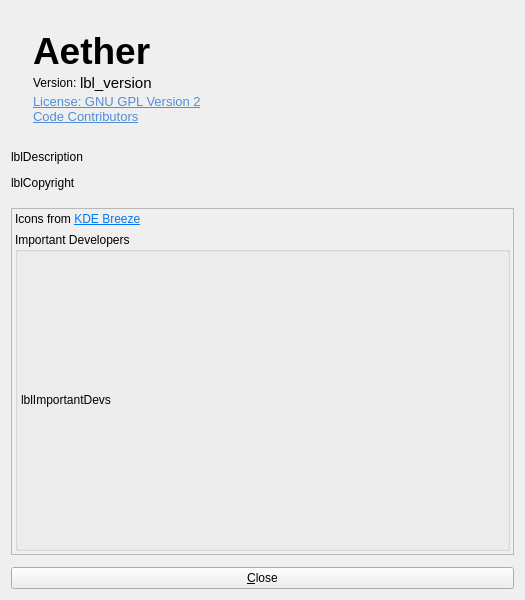
<?xml version="1.0" encoding="UTF-8"?>
<ui version="4.0">
 <class>AboutDialog</class>
 <widget class="QDialog" name="AboutDialog">
  <property name="windowModality">
   <enum>Qt::WindowModality::ApplicationModal</enum>
  </property>
  <property name="geometry">
   <rect>
    <x>0</x>
    <y>0</y>
    <width>525</width>
    <height>600</height>
   </rect>
  </property>
  <property name="sizePolicy">
   <sizepolicy hsizetype="Preferred" vsizetype="Preferred">
    <horstretch>0</horstretch>
    <verstretch>0</verstretch>
   </sizepolicy>
  </property>
  <property name="windowTitle">
   <string>About Aether</string>
  </property>
  <property name="windowIcon">
   <iconset theme="help-about"/>
  </property>
  <property name="modal">
   <bool>true</bool>
  </property>
  <layout class="QVBoxLayout" name="verticalLayout">
   <property name="spacing">
    <number>12</number>
   </property>
   <item>
    <widget class="QWidget" name="frameLogo" native="true">
     <property name="sizePolicy">
      <sizepolicy hsizetype="Preferred" vsizetype="Fixed">
       <horstretch>0</horstretch>
       <verstretch>0</verstretch>
      </sizepolicy>
     </property>
     <layout class="QGridLayout" name="gridLayout">
      <property name="verticalSpacing">
       <number>0</number>
      </property>
      <item row="4" column="1">
       <widget class="QLabel" name="linkGpl">
        <property name="sizePolicy">
         <sizepolicy hsizetype="Preferred" vsizetype="Fixed">
          <horstretch>0</horstretch>
          <verstretch>0</verstretch>
         </sizepolicy>
        </property>
        <property name="text">
         <string>&lt;!DOCTYPE HTML PUBLIC &quot;-//W3C//DTD HTML 4.0//EN&quot; &quot;http://www.w3.org/TR/REC-html40/strict.dtd&quot;&gt;
&lt;html&gt;&lt;head&gt;&lt;meta name=&quot;qrichtext&quot; content=&quot;1&quot; /&gt;&lt;style type=&quot;text/css&quot;&gt;
p, li { white-space: pre-wrap; }
&lt;/style&gt;&lt;/head&gt;&lt;body style=&quot; font-family:'Ubuntu'; font-size:10pt; font-weight:400; font-style:normal;&quot;&gt;
&lt;p style=&quot; margin-top:0px; margin-bottom:0px; margin-left:0px; margin-right:0px; -qt-block-indent:0; text-indent:0px;&quot;&gt;&lt;a href=&quot;https://www.gnu.org/licenses/old-licenses/gpl-2.0.html&quot;&gt;&lt;span style=&quot; text-decoration: underline; color:#508ed8;&quot;&gt;License: GNU GPL Version 2&lt;/a&gt;&lt;/span&gt;&lt;/p&gt;&lt;/body&gt;&lt;/html&gt;</string>
        </property>
        <property name="openExternalLinks">
         <bool>true</bool>
        </property>
       </widget>
      </item>
      <item row="6" column="1">
       <spacer name="verticalSpacer">
        <property name="orientation">
         <enum>Qt::Orientation::Vertical</enum>
        </property>
        <property name="sizeHint" stdset="0">
         <size>
          <width>20</width>
          <height>5</height>
         </size>
        </property>
       </spacer>
      </item>
      <item row="0" column="1">
       <spacer name="verticalSpacer_3">
        <property name="orientation">
         <enum>Qt::Orientation::Vertical</enum>
        </property>
        <property name="sizeHint" stdset="0">
         <size>
          <width>20</width>
          <height>10</height>
         </size>
        </property>
       </spacer>
      </item>
      <item row="1" column="1">
       <widget class="QLabel" name="lblName">
        <property name="sizePolicy">
         <sizepolicy hsizetype="Preferred" vsizetype="Fixed">
          <horstretch>0</horstretch>
          <verstretch>0</verstretch>
         </sizepolicy>
        </property>
        <property name="font">
         <font>
          <pointsize>28</pointsize>
          <bold>true</bold>
         </font>
        </property>
        <property name="text">
         <string notr="true">Aether</string>
        </property>
        <property name="scaledContents">
         <bool>false</bool>
        </property>
        <property name="alignment">
         <set>Qt::AlignmentFlag::AlignBottom|Qt::AlignmentFlag::AlignLeading|Qt::AlignmentFlag::AlignLeft</set>
        </property>
        <property name="indent">
         <number>0</number>
        </property>
        <property name="program_name" stdset="0">
         <bool>false</bool>
        </property>
       </widget>
      </item>
      <item row="0" column="0" rowspan="9">
       <widget class="QLabel" name="lblIcon">
        <property name="sizePolicy">
         <sizepolicy hsizetype="Preferred" vsizetype="Fixed">
          <horstretch>0</horstretch>
          <verstretch>0</verstretch>
         </sizepolicy>
        </property>
        <property name="autoFillBackground">
         <bool>false</bool>
        </property>
       </widget>
      </item>
      <item row="3" column="1">
       <widget class="QWidget" name="widget_2" native="true">
        <property name="sizePolicy">
         <sizepolicy hsizetype="Preferred" vsizetype="Fixed">
          <horstretch>0</horstretch>
          <verstretch>0</verstretch>
         </sizepolicy>
        </property>
        <layout class="QHBoxLayout" name="horizontalLayout">
         <property name="spacing">
          <number>0</number>
         </property>
         <property name="leftMargin">
          <number>0</number>
         </property>
         <property name="topMargin">
          <number>0</number>
         </property>
         <property name="rightMargin">
          <number>0</number>
         </property>
         <property name="bottomMargin">
          <number>0</number>
         </property>
         <item>
          <widget class="QLabel" name="label">
           <property name="sizePolicy">
            <sizepolicy hsizetype="Maximum" vsizetype="Fixed">
             <horstretch>0</horstretch>
             <verstretch>0</verstretch>
            </sizepolicy>
           </property>
           <property name="text">
            <string>Version: </string>
           </property>
           <property name="alignment">
            <set>Qt::AlignmentFlag::AlignLeading|Qt::AlignmentFlag::AlignLeft|Qt::AlignmentFlag::AlignVCenter</set>
           </property>
           <property name="indent">
            <number>0</number>
           </property>
          </widget>
         </item>
         <item>
          <widget class="QLabel" name="lblVersion">
           <property name="sizePolicy">
            <sizepolicy hsizetype="Maximum" vsizetype="Fixed">
             <horstretch>0</horstretch>
             <verstretch>0</verstretch>
            </sizepolicy>
           </property>
           <property name="font">
            <font>
             <pointsize>11</pointsize>
            </font>
           </property>
           <property name="text">
            <string notr="true">lbl_version</string>
           </property>
           <property name="alignment">
            <set>Qt::AlignmentFlag::AlignLeading|Qt::AlignmentFlag::AlignLeft|Qt::AlignmentFlag::AlignVCenter</set>
           </property>
           <property name="smaller_text" stdset="0">
            <bool>true</bool>
           </property>
          </widget>
         </item>
         <item>
          <widget class="QPushButton" name="btnCopyVersion">
           <property name="sizePolicy">
            <sizepolicy hsizetype="Fixed" vsizetype="Fixed">
             <horstretch>0</horstretch>
             <verstretch>0</verstretch>
            </sizepolicy>
           </property>
           <property name="maximumSize">
            <size>
             <width>32</width>
             <height>16777215</height>
            </size>
           </property>
           <property name="toolTip">
            <string>Copy version info</string>
           </property>
           <property name="icon">
            <iconset>
             <normaloff>:/icons/64x64/copy-dark.png</normaloff>:/icons/64x64/copy-dark.png</iconset>
           </property>
           <property name="flat">
            <bool>true</bool>
           </property>
          </widget>
         </item>
         <item>
          <spacer name="horizontalSpacer">
           <property name="sizePolicy">
            <sizepolicy hsizetype="Minimum" vsizetype="Minimum">
             <horstretch>0</horstretch>
             <verstretch>0</verstretch>
            </sizepolicy>
           </property>
           <property name="orientation">
            <enum>Qt::Orientation::Horizontal</enum>
           </property>
           <property name="sizeHint" stdset="0">
            <size>
             <width>40</width>
             <height>10</height>
            </size>
           </property>
          </spacer>
         </item>
        </layout>
       </widget>
      </item>
      <item row="5" column="1">
       <widget class="QLabel" name="linkContributors">
        <property name="sizePolicy">
         <sizepolicy hsizetype="Preferred" vsizetype="Fixed">
          <horstretch>0</horstretch>
          <verstretch>0</verstretch>
         </sizepolicy>
        </property>
        <property name="text">
         <string>&lt;!DOCTYPE HTML PUBLIC &quot;-//W3C//DTD HTML 4.0//EN&quot; &quot;http://www.w3.org/TR/REC-html40/strict.dtd&quot;&gt;
&lt;html&gt;&lt;head&gt;&lt;meta name=&quot;qrichtext&quot; content=&quot;1&quot; /&gt;&lt;style type=&quot;text/css&quot;&gt;
p, li { white-space: pre-wrap; }
&lt;/style&gt;&lt;/head&gt;&lt;body style=&quot; font-family:'Ubuntu'; font-size:10pt; font-weight:400; font-style:normal;&quot;&gt;
&lt;p style=&quot; margin-top:0px; margin-bottom:0px; margin-left:0px; margin-right:0px; -qt-block-indent:0; text-indent:0px;&quot;&gt;&lt;a href=&quot;https://github.com/neang-mengseang/Aether/graphs/contributors&quot;&gt;&lt;span style=&quot; text-decoration: underline; color:#508ed8;&quot;&gt;Code Contributors&lt;/span&gt;&lt;/a&gt;&lt;/p&gt;&lt;/body&gt;&lt;/html&gt;</string>
        </property>
        <property name="openExternalLinks">
         <bool>true</bool>
        </property>
       </widget>
      </item>
     </layout>
    </widget>
   </item>
   <item>
    <widget class="QLabel" name="lblDescription">
     <property name="sizePolicy">
      <sizepolicy hsizetype="Preferred" vsizetype="Fixed">
       <horstretch>0</horstretch>
       <verstretch>0</verstretch>
      </sizepolicy>
     </property>
     <property name="text">
      <string notr="true">lblDescription</string>
     </property>
     <property name="alignment">
      <set>Qt::AlignmentFlag::AlignLeading|Qt::AlignmentFlag::AlignLeft|Qt::AlignmentFlag::AlignTop</set>
     </property>
    </widget>
   </item>
   <item>
    <widget class="QLabel" name="lblCopyright">
     <property name="sizePolicy">
      <sizepolicy hsizetype="Preferred" vsizetype="Fixed">
       <horstretch>0</horstretch>
       <verstretch>0</verstretch>
      </sizepolicy>
     </property>
     <property name="text">
      <string notr="true">lblCopyright</string>
     </property>
    </widget>
   </item>
   <item>
    <spacer name="verticalSpacer_2">
     <property name="orientation">
      <enum>Qt::Orientation::Vertical</enum>
     </property>
     <property name="sizeType">
      <enum>QSizePolicy::Policy::Fixed</enum>
     </property>
     <property name="sizeHint" stdset="0">
      <size>
       <width>20</width>
       <height>6</height>
      </size>
     </property>
    </spacer>
   </item>
   <item>
    <widget class="QScrollArea" name="scrollArea">
     <property name="sizePolicy">
      <sizepolicy hsizetype="Preferred" vsizetype="Preferred">
       <horstretch>0</horstretch>
       <verstretch>0</verstretch>
      </sizepolicy>
     </property>
     <property name="sizeAdjustPolicy">
      <enum>QAbstractScrollArea::SizeAdjustPolicy::AdjustIgnored</enum>
     </property>
     <property name="widgetResizable">
      <bool>true</bool>
     </property>
     <widget class="QWidget" name="scrollAreaWidgetContents">
      <property name="geometry">
       <rect>
        <x>0</x>
        <y>0</y>
        <width>505</width>
        <height>294</height>
       </rect>
      </property>
      <property name="sizePolicy">
       <sizepolicy hsizetype="Preferred" vsizetype="Preferred">
        <horstretch>0</horstretch>
        <verstretch>0</verstretch>
       </sizepolicy>
      </property>
      <layout class="QVBoxLayout" name="verticalLayout_4">
       <property name="spacing">
        <number>6</number>
       </property>
       <property name="leftMargin">
        <number>3</number>
       </property>
       <property name="topMargin">
        <number>3</number>
       </property>
       <property name="rightMargin">
        <number>3</number>
       </property>
       <property name="bottomMargin">
        <number>3</number>
       </property>
       <item>
        <widget class="QLabel" name="label_2">
         <property name="sizePolicy">
          <sizepolicy hsizetype="Preferred" vsizetype="Maximum">
           <horstretch>0</horstretch>
           <verstretch>0</verstretch>
          </sizepolicy>
         </property>
         <property name="text">
          <string>&lt;html&gt;&lt;head/&gt;&lt;body&gt;&lt;p&gt;Icons from &lt;a href=&quot;https://develop.kde.org/frameworks/breeze-icons/&quot;&gt;&lt;span style=&quot; text-decoration: underline; color:#007af4;&quot;&gt;KDE Breeze&lt;/span&gt;&lt;/a&gt;&lt;/p&gt;&lt;/body&gt;&lt;/html&gt;</string>
         </property>
         <property name="openExternalLinks">
          <bool>true</bool>
         </property>
        </widget>
       </item>
       <item>
        <widget class="QGroupBox" name="groupBox">
         <property name="sizePolicy">
          <sizepolicy hsizetype="Preferred" vsizetype="Expanding">
           <horstretch>0</horstretch>
           <verstretch>0</verstretch>
          </sizepolicy>
         </property>
         <property name="title">
          <string>Important Developers</string>
         </property>
         <layout class="QVBoxLayout" name="verticalLayout_2">
          <property name="spacing">
           <number>0</number>
          </property>
          <property name="leftMargin">
           <number>3</number>
          </property>
          <property name="topMargin">
           <number>3</number>
          </property>
          <property name="rightMargin">
           <number>3</number>
          </property>
          <property name="bottomMargin">
           <number>3</number>
          </property>
          <item>
           <widget class="QLabel" name="lblImportantDevs">
            <property name="sizePolicy">
             <sizepolicy hsizetype="Preferred" vsizetype="Preferred">
              <horstretch>0</horstretch>
              <verstretch>0</verstretch>
             </sizepolicy>
            </property>
            <property name="frameShape">
             <enum>QFrame::Shape::NoFrame</enum>
            </property>
            <property name="text">
             <string notr="true">lblImportantDevs</string>
            </property>
            <property name="wordWrap">
             <bool>true</bool>
            </property>
           </widget>
          </item>
         </layout>
        </widget>
       </item>
      </layout>
     </widget>
    </widget>
   </item>
   <item>
    <widget class="QPushButton" name="btnOk">
     <property name="text">
      <string>&amp;Close</string>
     </property>
     <property name="icon">
      <iconset theme="window-close"/>
     </property>
    </widget>
   </item>
  </layout>
 </widget>
 <resources/>
 <connections/>
</ui>
